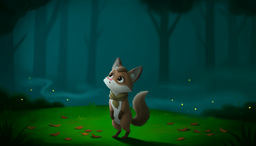
#> input picture tmp/scene_images/scene_001.png, 256 x 146 px, shrunk from 1344 x 768 before the run; its folder holds only this picture in this run
$ python -i composite_image_generator.py   (imports and definitions only)
#> lines starting #> are read from the running program, lines starting #| are printed output that depends on the picture; after the words box and inside, x2 and y2 are one past the last pixel; in counts of white or black regions, pixels touching at a corner belong together
import re
import statistics
from collections import deque
from pathlib import Path
from typing import Any

from PIL import Image, ImageChops, ImageFilter, ImageOps


CHARACTER_REFERENCE_OUTPUT_DIR_NAME = "character_references"
SCENE_BACKGROUND_OUTPUT_DIR_NAME = "scene_backgrounds"
SCENE_CHARACTER_POSE_OUTPUT_DIR_NAME = "scene_character_poses"
CHARACTER_CUTOUT_OUTPUT_DIR_NAME = "character_cutouts"
QWEN_COMPOSITE_REFERENCE_OUTPUT_DIR_NAME = "qwen_composite_references"
COMPOSITE_SCENE_SIZE = "1344x768"
COMPOSITE_STYLE_PROMPT = (
    "Style: warm children's storybook illustration, gentle natural light, "
    "soft painterly finish, expressive friendly subject, coherent composition, "
    "suitable for a picture book."
)
FORBIDDEN_IMAGE_PROMPT_WORDS = (
    "text",
    "texts",
    "letter",
    "letters",
    "label",
    "labels",
    "caption",
    "captions",
    "sign",
    "signs",
    "watermark",
    "watermarks",
)
SOLID_BACKGROUND_RGB = (255, 0, 255)
KEY_COLOR_TOLERANCE = 55
MASK_FEATHER_RADIUS = 1.2


# [489 lines left out: functions generate_composite_scene_images, generate_composite_character_references, build_character_reference_prompt, build_qwen_composite_scene_prompt, build_character_identity_summary, build_scene_layout and 5 more, not called in this run]


def build_fallback_pose_action(scene: dict[str, Any]) -> str:
    """Build a compact action phrase from scene text."""
    return collect_scene_description(scene)


# [173 lines left out: functions collect_scene_description, build_pose_prompt, format_visual_character_details, sanitize_image_prompt, map_layout_characters_by_name, build_fallback_placement_boxes and 1 more, not called in this run]


def clamp(value: float, minimum: float, maximum: float) -> float:
    """Clamp a float into the provided range."""
    return max(minimum, min(maximum, value))


# [6 lines left out: function to_int, not called in this run]


def cutout_character_image(
    input_path: str | Path,
    output_path: str | Path,
    *,
    key_color: tuple[int, int, int] | None = None,
    tolerance: int = KEY_COLOR_TOLERANCE,
) -> Path:
    """Remove border-connected solid-color background from a character image."""
#> called with input_path = 'tmp/scene_images/scene_001.png', output_path = 'out.png', tolerance = 55
    with Image.open(input_path) as source_image:
#> source_image is the input picture: PIL image 256x146 RGB; mean R, G, B 5.9, 59.7, 43.7
        rgba_image = source_image.convert("RGBA")

    resolved_key_color = key_color or infer_border_background_color(rgba_image)
#> after the loop in infer_border_background_color, `for x in range(width):`: border_pixels = 512 items, first 6: (0, 14, 6), (0, 8, 1), (0, 15, 8), (0, 9, 1), (0, 16, 9), (0, 9, 1)
#> after the loop in infer_border_background_color, `for y in range(height):`: border_pixels = 804 items, first 6: (0, 14, 6), (0, 8, 1), (0, 15, 8), (0, 9, 1), (0, 16, 9), (0, 9, 1)
#> resolved_key_color = (0, 29, 13)
    background_mask = find_border_connected_key_pixels(
        rgba_image,
        resolved_key_color,
        tolerance,
    )
#> in find_border_connected_key_pixels, `mask = Image.new("L", (width, height), 0)`: mask: PIL image 256x146 L; every value is 0
#> after the loop in find_border_connected_key_pixels, `while queue:`: visited = 25698 items
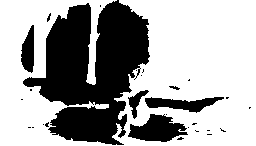
#> background_mask: PIL image 256x146 L; 64.7% white; 28 black regions (22 under 20 px), largest, box (x1, y1, x2, y2) and area: (23, 0, 150, 145) 10702, (128, 114, 188, 142) 1028, (145, 97, 224, 113) 665, (21, 25, 34, 73) 442, (128, 90, 149, 119) 211, (169, 86, 180, 90) 24
    global_background_mask = find_all_key_pixels(
        rgba_image,
        resolved_key_color,
        tolerance,
    )
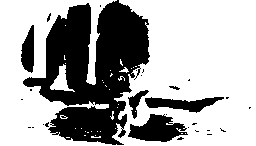
#> global_background_mask: PIL image 256x146 L; 66% white; 28 black regions (22 under 20 px), largest, box (x1, y1, x2, y2) and area: (23, 0, 150, 145) 10259, (128, 114, 188, 142) 1011, (145, 97, 224, 113) 665, (21, 25, 34, 73) 442, (128, 90, 149, 119) 210, (169, 86, 180, 90) 24
    background_mask = ImageChops.lighter(background_mask, global_background_mask)
    alpha = ImageChops.invert(background_mask).filter(
        ImageFilter.GaussianBlur(MASK_FEATHER_RADIUS)
    )
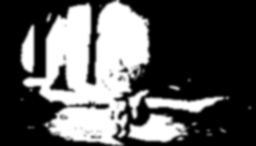
#> alpha: PIL image 256x146 L; min 0, max 255, mean 86.7
    cutout_image = rgba_image.copy()
    cutout_image.putalpha(alpha)
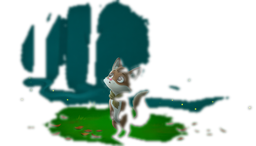
#> cutout_image: PIL image 256x146 RGBA; mean R, G, B, A 5.9, 59.7, 43.7, 86.7; transparent parts drawn white

    visible_bbox = alpha.getbbox()
    if visible_bbox:
        cutout_image = cutout_image.crop(visible_bbox)
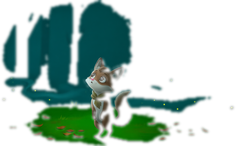
#> cutout_image: PIL image 236x146 RGBA; mean R, G, B, A 6.4, 62.3, 45.5, 94.1; transparent parts drawn white

    resolved_output_path = Path(output_path)
    resolved_output_path.parent.mkdir(parents=True, exist_ok=True)
    cutout_image.save(resolved_output_path)
    return resolved_output_path


def find_border_connected_key_pixels(
    image: Image.Image,
    key_color: tuple[int, int, int],
    tolerance: int,
) -> Image.Image:
    """Return an L-mode mask for key-color pixels connected to the image border."""
    rgb_image = image.convert("RGB")
    width, height = rgb_image.size
    pixels = rgb_image.load()
    visited: set[tuple[int, int]] = set()
    queue: deque[tuple[int, int]] = deque()
    mask = Image.new("L", (width, height), 0)
    mask_pixels = mask.load()

    for x in range(width):
        queue.append((x, 0))
        queue.append((x, height - 1))
    for y in range(height):
        queue.append((0, y))
        queue.append((width - 1, y))

    while queue:
        x, y = queue.popleft()
        if (x, y) in visited:
            continue

        visited.add((x, y))
        if not pixel_matches_background(pixels[x, y], key_color, tolerance):
            continue

        mask_pixels[x, y] = 255
        for next_x, next_y in [
            (x - 1, y),
            (x + 1, y),
            (x, y - 1),
            (x, y + 1),
        ]:
            if 0 <= next_x < width and 0 <= next_y < height:
                queue.append((next_x, next_y))

    return mask


def find_all_key_pixels(
    image: Image.Image,
    key_color: tuple[int, int, int],
    tolerance: int,
) -> Image.Image:
    """Return an L-mode mask for all matching backdrop-colored pixels."""
    rgb_image = image.convert("RGB")
    width, height = rgb_image.size
    pixels = rgb_image.load()
    mask = Image.new("L", (width, height), 0)
    mask_pixels = mask.load()

    for y in range(height):
        for x in range(width):
            if pixel_matches_background(pixels[x, y], key_color, tolerance):
                mask_pixels[x, y] = 255

    return mask


def infer_border_background_color(image: Image.Image) -> tuple[int, int, int]:
    """Infer the solid backdrop color from the image border."""
    rgb_image = image.convert("RGB")
    width, height = rgb_image.size
    pixels = rgb_image.load()
    border_pixels: list[tuple[int, int, int]] = []

    for x in range(width):
        border_pixels.append(pixels[x, 0])
        border_pixels.append(pixels[x, height - 1])
    for y in range(height):
        border_pixels.append(pixels[0, y])
        border_pixels.append(pixels[width - 1, y])

    return tuple(
        int(statistics.median(pixel[channel] for pixel in border_pixels))
        for channel in range(3)
    )


def pixel_matches_background(
    pixel: tuple[int, int, int],
    key_color: tuple[int, int, int],
    tolerance: int,
) -> bool:
    """Check if a pixel is close enough to the inferred solid backdrop."""
    return pixel_matches_key(pixel, key_color, tolerance) or pixel_is_magenta_backdrop(
        pixel
    )


def pixel_matches_key(
    pixel: tuple[int, int, int],
    key_color: tuple[int, int, int],
    tolerance: int,
) -> bool:
    """Check if a pixel is close enough to a key color."""
    return all(
        abs(pixel[channel] - key_color[channel]) <= tolerance for channel in range(3)
    )


def pixel_is_magenta_backdrop(pixel: tuple[int, int, int]) -> bool:
    """Recognize generated magenta-family backdrop pixels."""
    red, green, blue = pixel
    return (
        green <= 70
        and red >= 90
        and blue >= 80
        and abs(red - blue) <= 85
        and red > green * 2
        and blue > green * 2
    )


# [74 lines left out: functions composite_layers, create_character_layout_reference, parse_image_size, fit_cutout_to_box, not called in this run]

>>> result = cutout_character_image('tmp/scene_images/scene_001.png', 'out.png')

$ run again, on tmp/scene_images/scene_004.png
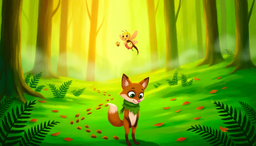
#> input picture tmp/scene_images/scene_004.png, 256 x 146 px, shrunk from 1344 x 768 before the run
#> in cutout_character_image, source_image is the input picture: PIL image 256x146 RGB; mean R, G, B 121.7, 164.5, 20.9
#> after the loop in infer_border_background_color, `for x in range(width):`: border_pixels = 512 items, first 6: (121, 170, 2), (6, 59, 6), (118, 165, 1), (5, 65, 4), (60, 88, 5), (4, 30, 2)
#> after the loop in infer_border_background_color, `for y in range(height):`: border_pixels = 804 items, first 6: (121, 170, 2), (6, 59, 6), (118, 165, 1), (5, 65, 4), (60, 88, 5), (4, 30, 2)
#> resolved_key_color = (10, 105, 2)
#> mask: PIL image 256x146 L; every value is 0
#> the loop in find_border_connected_key_pixels, `while queue:` made 25990 passes
#> (x, y) on passes 9 to 11: (4, 0), (4, 145), (5, 0)
#> after the loop in find_border_connected_key_pixels, `while queue:`: visited = 8976 items
#> in cutout_character_image, `background_mask = find_border_connected_key_pixels( rgba_image, resolv..`:
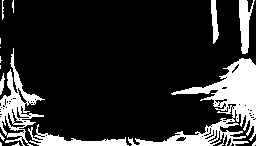
#> background_mask: PIL image 256x146 L; 17.1% white; 16 white regions (9 under 20 px), largest, box (x1, y1, x2, y2) and area: (128, 58, 256, 146) 3448, (0, 48, 45, 146) 1330, (28, 124, 129, 146) 722
#> global_background_mask: PIL image 256x146 L; 20% white; 48 white regions (34 under 20 px), largest, box (x1, y1, x2, y2) and area: (128, 58, 256, 146) 3577, (0, 48, 129, 146) 2263, (239, 0, 255, 54) 487
#> in cutout_character_image, `cutout_image.putalpha(alpha)`:
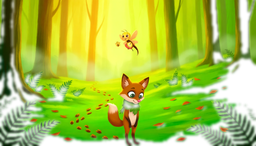
#> cutout_image: PIL image 256x146 RGBA; mean R, G, B, A 121.7, 164.5, 20.9, 204; transparent parts drawn white
